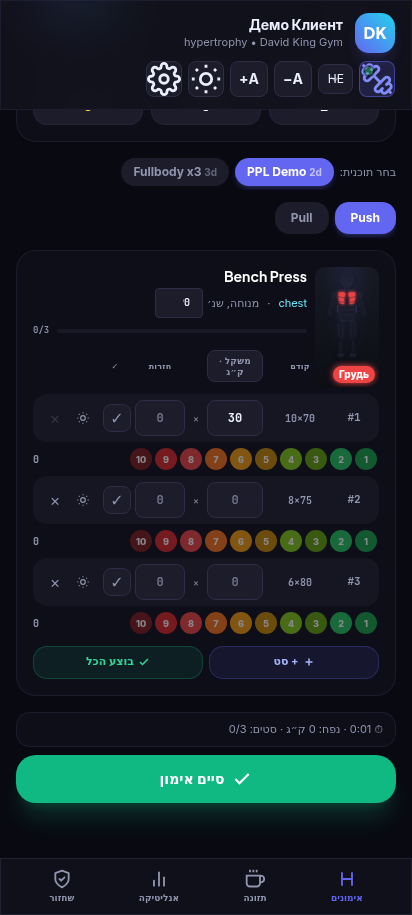
#> input picture scripts/c97-portal-card.png, 412 x 915 px
$ python keep_ellipses.py c97-portal-card.png c97-portal-tech.png
#> lines starting #> are read from the running program, lines starting #| are printed output that depends on the picture
#!/usr/bin/env python3
"""c65: keep red only inside given ellipses (soft edges), desaturate other red pixels.
usage: keep_ellipses.py <in.png> <out.png> cx1,cy1,rx1,ry1 [cx2,cy2,rx2,ry2 ...]
"""
import sys
from PIL import Image
import numpy as np

def main():
    src, dst = sys.argv[1], sys.argv[2]
    ells = []
    for spec in sys.argv[3:]:
        cx, cy, rx, ry = map(float, spec.split(','))
        ells.append((cx, cy, rx, ry))
    im = Image.open(src).convert('RGB')
#> im is the input picture: PIL image 412x915 RGB; mean R, G, B 22.4, 31, 38.8
    a = np.asarray(im).astype(np.float32)
    h, w, _ = a.shape
#> h = 915; w = 412
    hsv = np.asarray(Image.open(src).convert('HSV')).astype(np.float32)
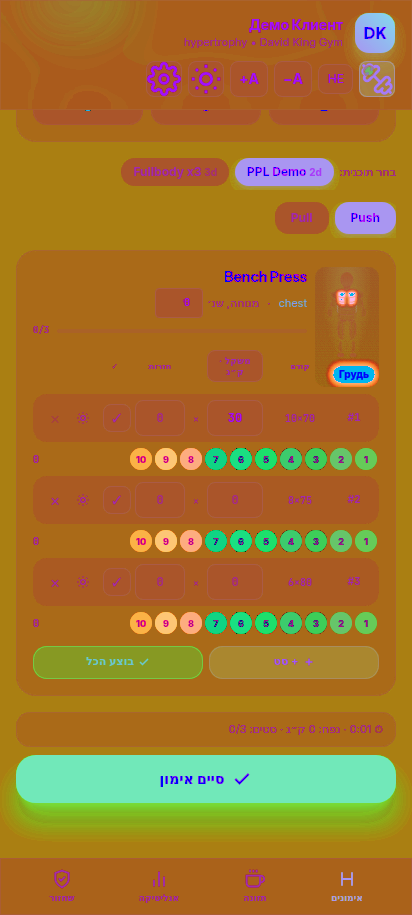
#> hsv: shape (915, 412, 3) float32; mean R, G, B 162.4, 117.2, 44
    hue, sat = hsv[..., 0], hsv[..., 1]
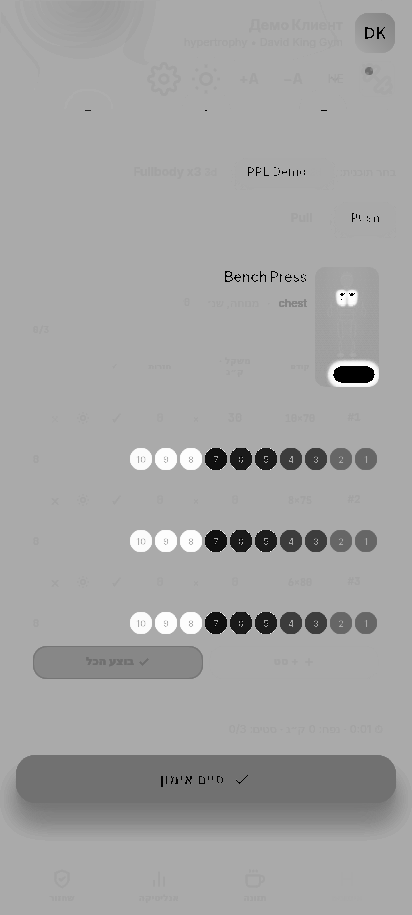
#> hue: shape (915, 412) float32; min 0, max 254, mean 163.1
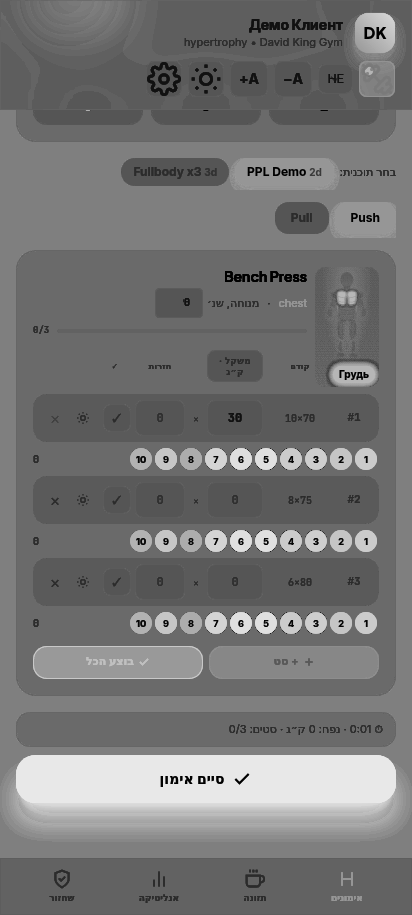
#> sat: shape (915, 412) float32; min 0, max 234, mean 117.3
    hd = np.minimum(hue, 255 - hue)
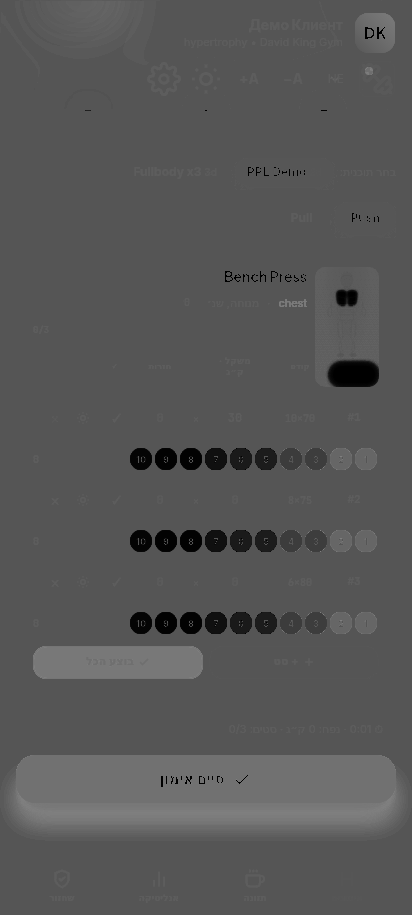
#> hd: shape (915, 412) float32; min 0, max 127, mean 86.6
    hue_win = np.clip(1.0 - hd / 18.0, 0, 1)
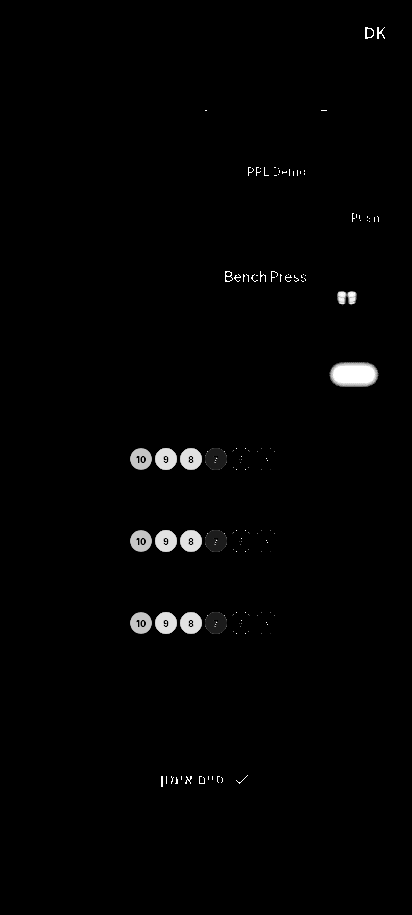
#> hue_win: shape (915, 412) float32; min 0, max 1, mean 0.0121
    sat_bin = np.clip((sat - 35.0) / 40.0, 0, 1)
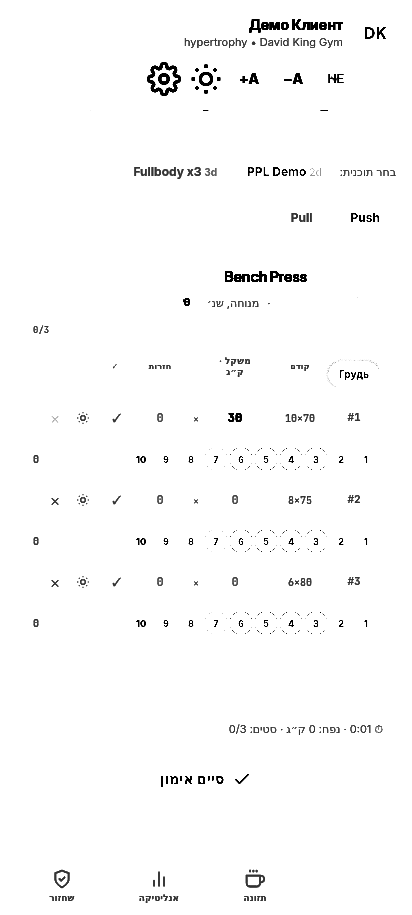
#> sat_bin: shape (915, 412) float32; min 0, max 1, mean 0.983
    redness = np.clip(hue_win * sat_bin * 1.6, 0, 1)
    yy, xx = np.mgrid[0:h, 0:w].astype(np.float32)
    keep = np.zeros((h, w), dtype=np.float32)
    for cx, cy, rx, ry in ells:
        d = ((xx - cx) / rx) ** 2 + ((yy - cy) / ry) ** 2
        keep = np.maximum(keep, np.clip((1.0 - d) * 2.2, 0, 1))  # soft feather at rim
#> keep: shape (915, 412) float32; every value is 0
    desat_factor = np.clip(redness * (1.0 - keep), 0, 1)[..., None]
    r, g, b = a[..., 0], a[..., 1], a[..., 2]
    lum = (0.299 * r + 0.587 * g + 0.114 * b)
    out = a * (1 - desat_factor) + lum[..., None] * desat_factor
    tint = np.array([10, 8, 6], dtype=np.float32)
    out = out + desat_factor * tint
    Image.fromarray(np.clip(out, 0, 255).astype(np.uint8)).save(dst)
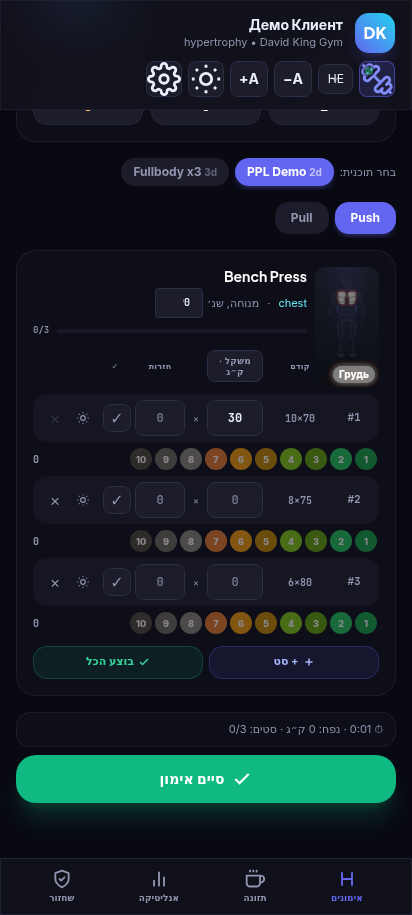
#> saved as c97-portal-tech.png: PIL image 412x915 RGB; mean R, G, B 21.8, 31.4, 39.2
    print('ELLIPSE-OK', dst)

if __name__ == '__main__':
    main()
